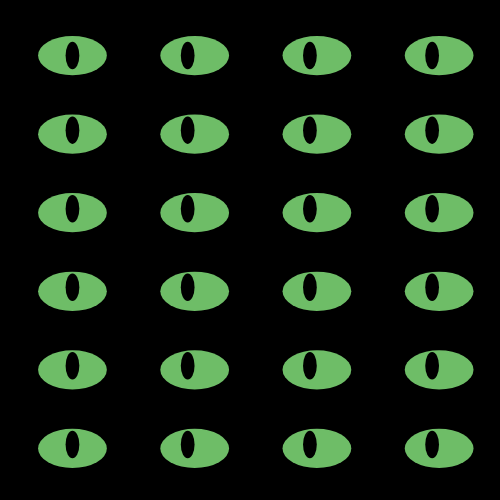
Frame 1 (no input)
Frame 60 (no input): identical to frame 1, image omitted
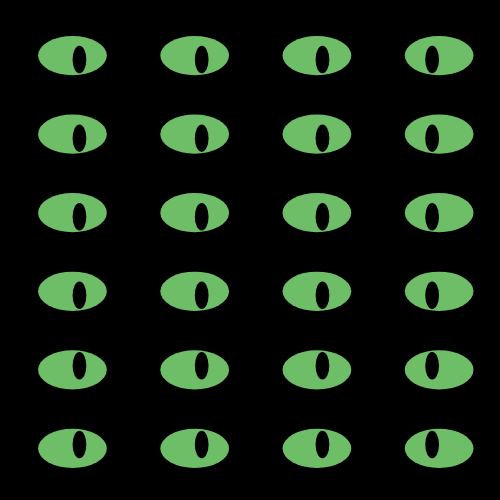
Frame 120 (the mouse pressed at the canvas centre since frame 60)

The p5.js sketch that drew these frames (run headless with seeded random() and noise() and a simulated clock; from frame 60 on, the mouse is pressed at the canvas centre):

// p5.js sketch
// ── sketch.js
let xx
let yy
let shapeSize = 55
let distance = 10

function setup() {
  createCanvas(500, 500);
}

function draw() {
  background(0);
  translate(width / 6.9, height / 9)
  noStroke()

  
  for (var xx = 0; xx < width  ; xx += shapeSize / 0.45){
    for (var yy = 0; yy < height ; yy += shapeSize / 0.7){
      fill(110, 189, 103 )
      ellipse(xx, yy, shapeSize / 0.8, shapeSize / 1.4)
        let x = constrain(mouseX, xx - 7, xx + 7)
        let y = constrain(mouseY, yy - 4, yy + 4)

      fill(0)
      ellipse(x, y, shapeSize / 4, shapeSize / 2)
    }
  }
}
